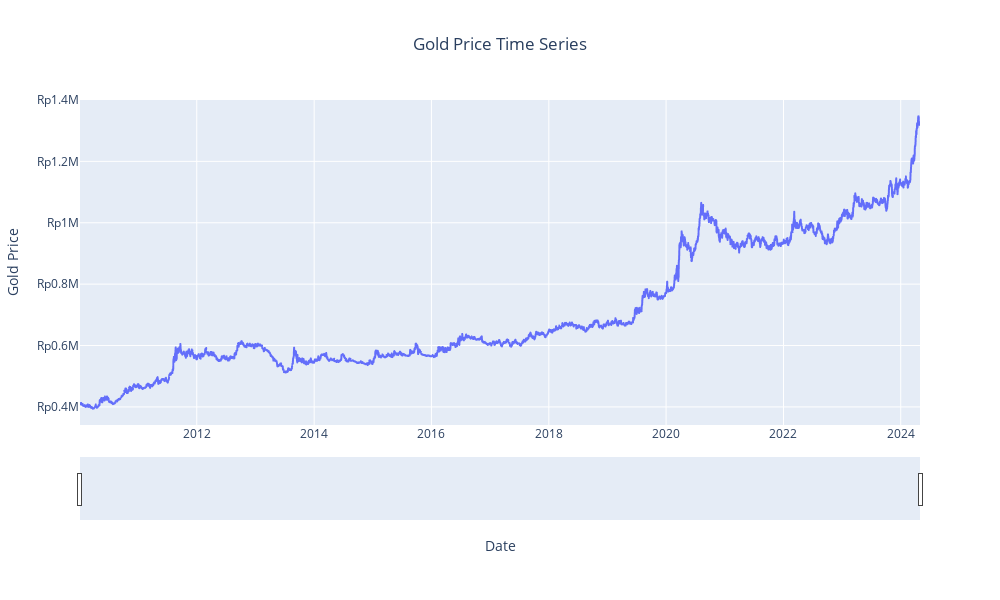

The code cell stored with this chart in its notebook:
### Markdown cell above
## Visualize Data Trendline

### Code cell
fig = px.line(data2_cleaned, x='Date', y='Gold Price', title='Gold Price Time Series')
fig.update_xaxes(rangeslider_visible=True)

# Format y-axis ticks as currency
locale.setlocale(locale.LC_NUMERIC, 'id_ID')
fig.update_yaxes(tickprefix='Rp')

# Set the height and width of the chart
fig.update_layout(height=600, width=1000)

# Center-align the title
fig.update_layout(title_x=0.5)

fig.show()

### Figure 1 — Plotly figure (JSON) as saved in the notebook; plotly's stock layout.template omitted (floating-point values rounded to 4 significant figures; data arrays with more than 128 entries replaced by an {"elided": "..."} marker saying what was removed)
{"data": [{"hovertemplate": "Date=%{x}<br>Gold Price=%{y}<extra></extra>", "legendgroup": "", "line": {"color": "#636efa", "dash": "solid"}, "marker": {"symbol": "circle"}, "mode": "lines", "name": "", "showlegend": false, "type": "scattergl", "x": {"elided": "5231 str values"}, "xaxis": "x", "y": {"elided": "5231 int values"}, "yaxis": "y"}], "layout": {"height": 600, "legend": {"tracegroupgap": 0}, "title": {"text": "Gold Price Time Series", "x": 0.5}, "width": 1000, "xaxis": {"anchor": "y", "domain": [0, 1], "rangeslider": {"visible": true}, "title": {"text": "Date"}}, "yaxis": {"anchor": "x", "domain": [0, 1], "tickprefix": "Rp", "title": {"text": "Gold Price"}}}}
